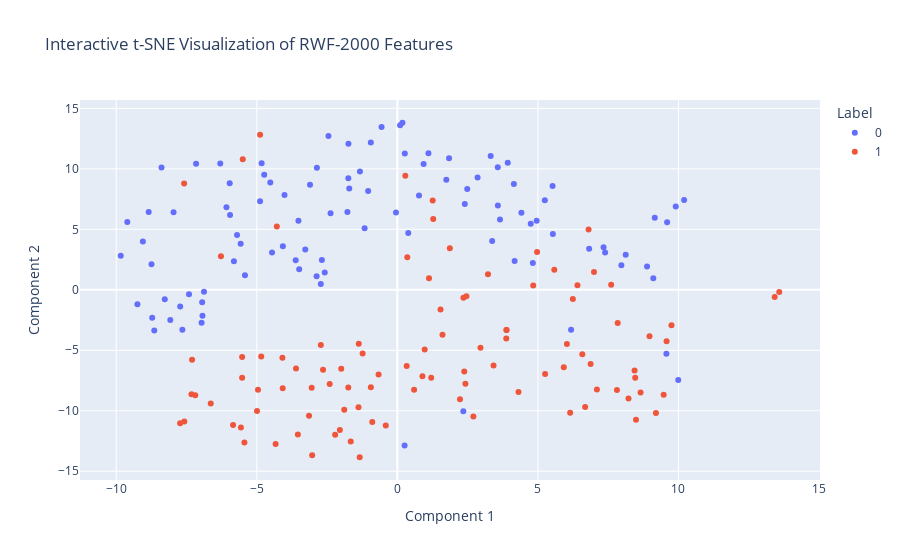

Notebook source saved alongside this figure:
### Code cell
# Validation dir with t-SNE
viz_dim_red(val_path, method='t-SNE', save_fig=True, filename='val_TSNE')

### Figure 1 — Plotly figure (JSON) as saved in the notebook; plotly's stock layout.template omitted (floating-point values rounded to 4 significant figures)
{"data": [{"hovertemplate": "<b>%{hovertext}</b><br><br>color=0<br>x=%{x}<br>y=%{y}<extra></extra>", "hovertext": ["fight_1.npy", "fight_10.npy", "fight_100.npy", "fight_11.npy", "fight_12.npy", "fight_13.npy", "fight_14.npy", "fight_15.npy", "fight_16.npy", "fight_17.npy", "fight_18.npy", "fight_19.npy", "fight_2.npy", "fight_20.npy", "fight_21.npy", "fight_22.npy", "fight_23.npy", "fight_24.npy", "fight_25.npy", "fight_26.npy", "fight_27.npy", "fight_28.npy", "fight_29.npy", "fight_3.npy", "fight_30.npy", "fight_31.npy", "fight_32.npy", "fight_33.npy", "fight_34.npy", "fight_35.npy", "fight_36.npy", "fight_37.npy", "fight_38.npy", "fight_39.npy", "fight_4.npy", "fight_40.npy", "fight_41.npy", "fight_42.npy", "fight_43.npy", "fight_44.npy", "fight_45.npy", "fight_46.npy", "fight_47.npy", "fight_48.npy", "fight_49.npy", "fight_5.npy", "fight_50.npy", "fight_51.npy", "fight_52.npy", "fight_53.npy", "fight_54.npy", "fight_55.npy", "fight_56.npy", "fight_57.npy", "fight_58.npy", "fight_59.npy", "fight_6.npy", "fight_60.npy", "fight_61.npy", "fight_62.npy", "fight_63.npy", "fight_64.npy", "fight_65.npy", "fight_66.npy", "fight_67.npy", "fight_68.npy", "fight_69.npy", "fight_7.npy", "fight_70.npy", "fight_71.npy", "fight_72.npy", "fight_73.npy", "fight_74.npy", "fight_75.npy", "fight_76.npy", "fight_77.npy", "fight_78.npy", "fight_79.npy", "fight_8.npy", "fight_80.npy", "fight_81.npy", "fight_82.npy", "fight_83.npy", "fight_84.npy", "fight_85.npy", "fight_86.npy", "fight_87.npy", "fight_88.npy", "fight_89.npy", "fight_9.npy", "fight_90.npy", "fight_91.npy", "fight_92.npy", "fight_93.npy", "fight_94.npy", "fight_95.npy", "fight_96.npy", "fight_97.npy", "fight_98.npy", "fight_99.npy"], "legendgroup": "0", "marker": {"color": "#636efa", "symbol": "circle"}, "mode": "markers", "name": "0", "orientation": "v", "showlegend": true, "type": "scatter", "x": [2.854, -2.873, 3.651, -3.492, 1.839, -2.583, -5.421, -2.724, -3.276, -4.072, -3.617, -4.458, 1.106, -2.685, -5.951, -6.08, 1.741, -4.883, -3.519, 9.991, 7.334, 9.105, 8.123, -1.331, 7.39, 8.882, 6.822, 7.969, 3.574, -8.389, 5.246, 2.486, 0.2655, 0.1814, -2.862, -0.9442, 0.7696, -0.5617, 0.09826, 0.9344, 4.745, -1.165, -1.739, -2.451, -6.932, -1.745, -6.879, -6.943, -7.647, -8.721, -7.725, -8.274, 4.413, -6.964, -8.646, -7.411, 2.346, -9.247, -8.077, 9.596, 9.903, 10.2, 9.157, 9.57, 4.144, 2.399, 3.373, -5.702, -1.777, -1.039, -7.159, -4.736, -6.299, -4.828, -4.519, -4.014, 5.522, -2.376, -5.575, -3.107, -5.964, -1.712, 4.172, 6.18, -9.839, -8.745, -9.606, -8.845, 4.955, -5.814, 0.3876, -9.052, -0.04944, 4.819, -7.961, 0.2576, 3.927, 3.319, 3.572, 5.531], "xaxis": "x", "y": [9.276, 1.125, 5.807, 1.699, 10.88, 1.441, 1.213, 0.4841, 3.328, 3.593, 2.44, 3.086, 11.29, 2.458, 6.174, 6.833, 9.107, 7.322, 5.709, -7.459, 3.523, 0.9499, 2.905, 9.771, 3.085, 1.924, 3.401, 2.036, 6.973, 10.12, 7.401, 8.335, 11.26, 13.81, 10.08, 12.18, 7.793, 13.46, 13.6, 10.41, 5.451, 5.087, 12.08, 12.71, -2.145, 9.215, -0.153, -1.032, -3.309, -2.31, -1.37, -0.7714, 6.364, -2.733, -3.365, -0.3584, -10.05, -1.189, -2.506, 5.582, 6.895, 7.418, 5.965, -5.288, 8.753, 7.095, 4.033, 4.539, 6.43, 8.16, 10.42, 9.505, 10.45, 10.47, 8.879, 7.843, 8.583, 6.325, 3.813, 8.694, 8.816, 8.371, 2.379, -3.299, 2.823, 2.113, 5.608, 6.441, 5.706, 2.354, 4.697, 3.986, 6.386, 2.219, 6.411, -12.87, 10.5, 11.07, 10.14, 4.618], "yaxis": "y"}, {"hovertemplate": "<b>%{hovertext}</b><br><br>color=1<br>x=%{x}<br>y=%{y}<extra></extra>", "hovertext": ["no_fight_1.npy", "no_fight_10.npy", "no_fight_100.npy", "no_fight_11.npy", "no_fight_12.npy", "no_fight_13.npy", "no_fight_14.npy", "no_fight_15.npy", "no_fight_16.npy", "no_fight_17.npy", "no_fight_18.npy", "no_fight_19.npy", "no_fight_2.npy", "no_fight_20.npy", "no_fight_21.npy", "no_fight_22.npy", "no_fight_23.npy", "no_fight_24.npy", "no_fight_25.npy", "no_fight_26.npy", "no_fight_27.npy", "no_fight_28.npy", "no_fight_29.npy", "no_fight_3.npy", "no_fight_30.npy", "no_fight_31.npy", "no_fight_32.npy", "no_fight_33.npy", "no_fight_34.npy", "no_fight_35.npy", "no_fight_36.npy", "no_fight_37.npy", "no_fight_38.npy", "no_fight_39.npy", "no_fight_4.npy", "no_fight_40.npy", "no_fight_41.npy", "no_fight_42.npy", "no_fight_43.npy", "no_fight_44.npy", "no_fight_45.npy", "no_fight_46.npy", "no_fight_47.npy", "no_fight_48.npy", "no_fight_49.npy", "no_fight_5.npy", "no_fight_50.npy", "no_fight_51.npy", "no_fight_52.npy", "no_fight_53.npy", "no_fight_54.npy", "no_fight_55.npy", "no_fight_56.npy", "no_fight_57.npy", "no_fight_58.npy", "no_fight_59.npy", "no_fight_6.npy", "no_fight_60.npy", "no_fight_61.npy", "no_fight_62.npy", "no_fight_63.npy", "no_fight_64.npy", "no_fight_65.npy", "no_fight_66.npy", "no_fight_67.npy", "no_fight_68.npy", "no_fight_69.npy", "no_fight_7.npy", "no_fight_70.npy", "no_fight_71.npy", "no_fight_72.npy", "no_fight_73.npy", "no_fight_74.npy", "no_fight_75.npy", "no_fight_76.npy", "no_fight_77.npy", "no_fight_78.npy", "no_fight_79.npy", "no_fight_8.npy", "no_fight_80.npy", "no_fight_81.npy", "no_fight_82.npy", "no_fight_83.npy", "no_fight_84.npy", "no_fight_85.npy", "no_fight_86.npy", "no_fight_87.npy", "no_fight_88.npy", "no_fight_89.npy", "no_fight_9.npy", "no_fight_90.npy", "no_fight_91.npy", "no_fight_92.npy", "no_fight_93.npy", "no_fight_94.npy", "no_fight_95.npy", "no_fight_96.npy", "no_fight_97.npy", "no_fight_98.npy", "no_fight_99.npy"], "legendgroup": "1", "marker": {"color": "#EF553B", "symbol": "circle"}, "mode": "markers", "name": "1", "orientation": "v", "showlegend": true, "type": "scatter", "x": [9.751, -0.8926, -5.522, -1.383, 4.833, -3.03, -2.213, -1.996, -2.408, 9.198, -0.6689, -4.842, -0.4127, 8.223, 13.42, -1.373, -7.585, 4.308, -1.659, 2.956, 3.421, -7.302, -2.722, -2.045, 8.651, -1.236, 5.256, 5.92, 8.461, -2.644, 7.811, 1.204, 0.8922, -4.958, 1.536, -4.993, 9.473, -3.54, -5.522, -5.441, -4.089, 3.875, -6.638, -5.565, 0.9713, 3.882, 7.837, 13.58, 0.5956, -4.33, -3.143, -3.605, 6.874, -1.889, -3.048, -5.845, 3.881, -0.9426, 6.243, 6.995, 6.146, 6.679, 2.35, 2.457, 3.223, -5.499, 4.97, -7.323, 2.704, 0.332, 8.438, 6.579, 1.257, 0.2832, 5.583, 0.3536, 2.228, -4.881, -7.19, -1.745, 9.577, 8.969, 1.867, 7.606, 6.801, 2.38, -4.287, -7.579, -1.34, -4.079, 1.126, 6.031, -6.275, 1.605, -7.727, 1.276, 7.098, 8.489, 2.421, 6.406], "xaxis": "x", "y": [-2.927, -10.92, -5.559, -9.706, 0.3596, -13.68, -11.98, -6.526, -7.778, -10.18, -6.995, -5.523, -11.22, -8.984, -0.6014, -4.463, 8.798, -8.453, -12.55, -4.79, -6.251, -5.781, -4.567, -11.58, -8.481, -5.274, -6.962, -6.406, -7.274, -6.615, -8.274, -7.27, -7.145, -8.266, -1.633, -10.02, -8.671, -11.96, -7.269, -12.62, -5.624, -4.019, -9.392, -11.37, -4.928, -3.332, -2.74, -0.177, -8.264, -12.74, -10.42, -6.5, -6.13, -9.914, -8.106, -11.18, -3.33, -8.059, -0.7585, 1.476, -10.17, -9.688, -0.6566, -0.5385, 1.281, 10.79, 3.131, -8.628, -10.48, -6.296, -6.662, -5.319, 7.381, 9.42, 1.667, 2.689, -9.037, 12.82, -8.713, -8.073, -4.26, -3.838, 3.438, 0.4105, 4.994, -6.757, 5.223, -10.88, -13.84, -8.146, 0.9502, -4.473, 2.778, -3.716, -11.03, 5.845, -8.251, -10.75, -7.768, 0.3756], "yaxis": "y"}], "layout": {"hoverlabel": {"bgcolor": "white", "font": {"family": "Rockwell", "size": 16}}, "legend": {"title": {"text": "Label"}, "tracegroupgap": 0}, "title": {"text": "Interactive t-SNE Visualization of RWF-2000 Features"}, "xaxis": {"anchor": "y", "domain": [0, 1], "title": {"text": "Component 1"}}, "yaxis": {"anchor": "x", "domain": [0, 1], "title": {"text": "Component 2"}}}}
